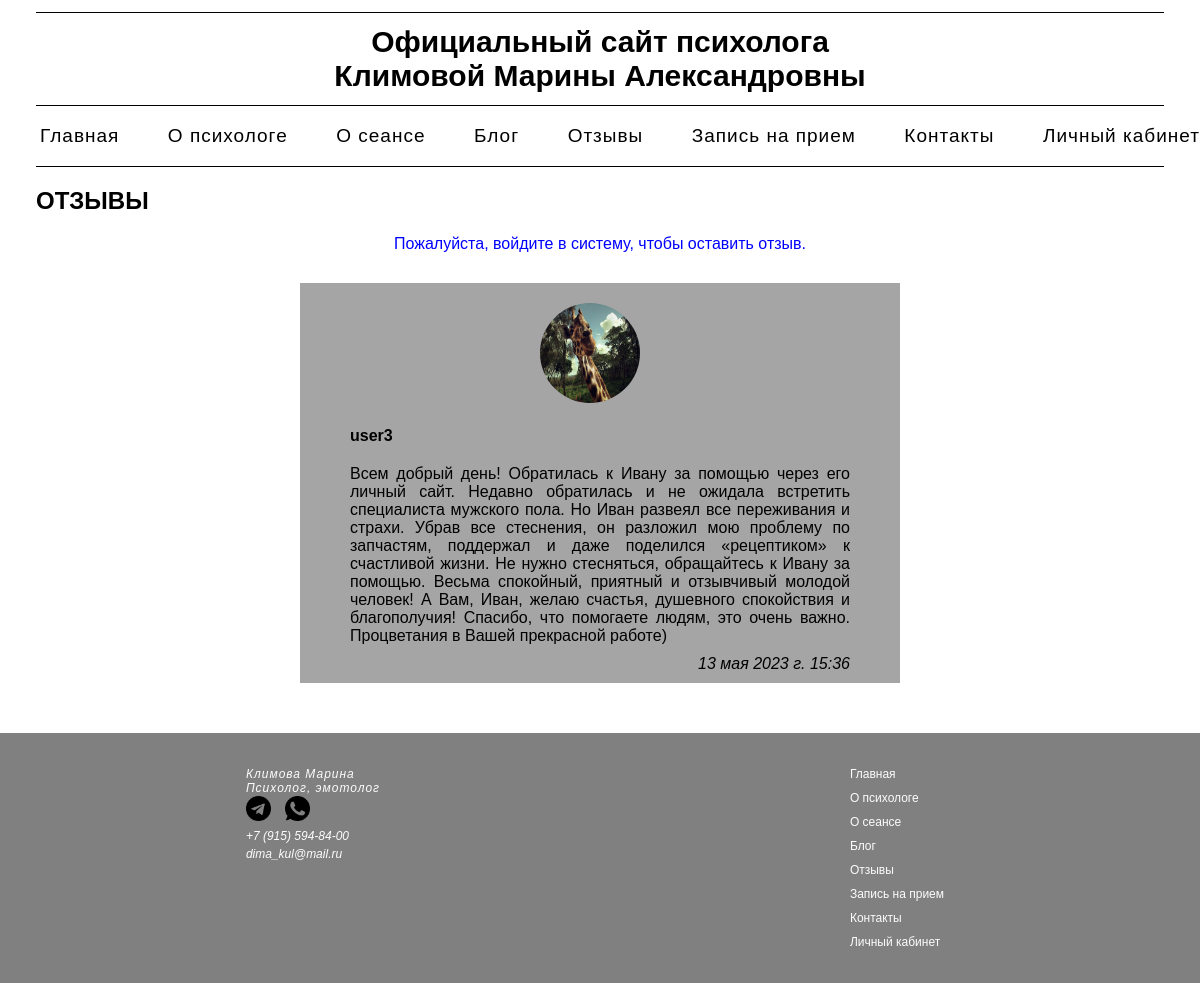
The app's page /reviews/ with its own data.
### main/models.py (models this page shows, shortened)
class Feedback(models.Model):
    owner = models.ForeignKey(Profile, on_delete=models.CASCADE, null=True, verbose_name='Имя пользователя')
    body = models.TextField(null=True, blank=True, verbose_name='Отзыв')
    created = models.DateTimeField(auto_now_add=True, verbose_name='Дата публикации')
    class Meta:
        verbose_name = 'Отзыв'
        verbose_name_plural = 'Отзывы'

### personal_account/models.py (models this page shows, shortened)
class Profile(models.Model):
    user = models.OneToOneField(User, on_delete=models.CASCADE, null=True, blank=True, verbose_name='Имя пользователя')
    username = models.CharField(max_length=200, null=True, blank=True, verbose_name='Имя пользователя')
    name = models.CharField(max_length=200, null=True, blank=True, verbose_name='Имя')
    surname = models.CharField(max_length=200, null=True, blank=True, verbose_name='Фамилия')
    patronymic = models.CharField(max_length=200, null=True, blank=True, verbose_name='Отчество')
    email = models.EmailField(max_length=500, null=False, blank=False)
    phoneNumber = PhoneNumberField(null=True, blank=True, verbose_name='Номер телефона')
    secondPhoneNumber = PhoneNumberField(null=True, blank=True, verbose_name='Доп. номер телефона')
    bio = models.TextField(null=True, blank=True, verbose_name='О себе')
    profile_image = models.ImageField(upload_to='profiles/', default='profiles/user-default.png', verbose_name='Фото')
    created = models.DateTimeField(auto_now_add=True, verbose_name='Дата регистрации')
    class Meta:
        verbose_name = "Профиль"
        verbose_name_plural = "Профили"

### main/views.py (the view, shortened to what this page needs)
# urls.py: path('reviews/', views.reviews, name="reviews"),
def reviews(request):
    profiles = Profile.objects.all()
    form = FeedbackForm()
    try:
        profile = Profile.objects.filter(user=request.user)
        feedbacks = Feedback.objects.all().values_list('owner__id', flat=True)
    except:
        profile = None
        feedbacks = None
    context = {"profiles": profiles, "form": form, "profile": profile, "feedbacks": feedbacks}
    return render(request, "main/reviews.html", context)

### main/templates/main/reviews.html (shortened to what this page needs)
{% extends 'main/menu.html' %}
{% block content %}
<h2 class="profile_h2">Отзывы</h2>
{% if request.user.profile.id in feedbacks %}
    <p class="profile_p">Вы уже оставляли свой отзыв</p>
{% else %}
    <div class="profile_a"><a href="{% url 'personal_account:login' %}">Пожалуйста, войдите в систему, чтобы оставить отзыв.</a></div>
{% endif %}
{% for profile in profiles %}
    {% for feedback in profile.feedback_set.all %}
        {% if request.user.profile.id == profile.id %}
            <div class="reviews_container">
                <div class="reviews">
                        <div class="reviews_img"><img src="{{ feedback.owner.profile_image.url }}" alt=""></div>
                        <div>
                            <div class="reviews_owner">{{ feedback.owner.username }}</div>
                            <div class="review_text">{{ feedback.body|linebreaksbr }}</div>
                            <div>{{ feedback.created }}</div>
                            <div class="del"><a href="{% url 'reviews_delete' %}">Удалить отзыв</a></div>
                        </div>
                </div>
            </div>
        {% else %}
            <div class="reviews_container">
                <div class="reviews">
                        <div class="reviews_img"><img src="{{ feedback.owner.profile_image.url }}" alt=""></div>
                        <div>
                            <div class="reviews_owner">{{ feedback.owner.username }}</div>
                            <div>{{ feedback.body|linebreaksbr }}</div>
                            <div class="reviews_date">{{ feedback.created }}</div>
                        </div>
                </div>
            </div>
        {% endif %}
    {% endfor %}
{% endfor %}
{% endblock %}

### main/static/css/style.css (style rules this page uses)
body { background: white; padding: 0; font-family: Arial, Helvetica, sans-serif; max-width: 1600px; min-width: 400px; height: 100%; margin: 0 auto; }
.profile_h2 { margin-left: 3%; text-transform: uppercase; }
.reviews_container { display: flex; justify-content: center; }
.reviews img { width: 100px; height: 100px; border-radius: 50%; margin-right: 20px; margin-top: 20px; }
.reviews { width: 50%; text-align: justify; background-color: rgb(166, 165, 165); margin-bottom: 50px; padding: 0px 50px 0 50px; box-sizing: border-box; }
.reviews_img { text-align: center; }
.reviews_owner { margin-top: 20px; font-weight: bold; margin-bottom: 20px; align-items: baseline; }
.reviews_date { margin-top: 10px; font-style: italic; text-align: right; margin-bottom: 10px; }
.profile_a { text-align: center; margin-bottom: 30px; }
.profile_a a { text-decoration: none; color: blue; }

### records on screen
Feedback: owner.profile_image (picture), owner.username "user3", body "Всем добрый день! Обратилась к Ивану за помощью через его личный сайт. Недавно обратилась и не ожидала встретить специалиста мужского пола. Но Иван развеял все переживания и страхи. Убрав все стеснения, он разложил мою проблему по запчастям, поддержал и даже поделился «рецептиком» к счастливой жизни. Не нужно стесняться, обращайтесь к Ивану за помощью. Весьма спокойный, приятный и отзывчивый молодой человек! А Вам, Иван, желаю счастья, душевного спокойствия и благополучия! Спасибо, что помогаете людям, это очень важно. Процветания в Вашей прекрасной работе)", created "13 мая 2023 г. 15:36"
